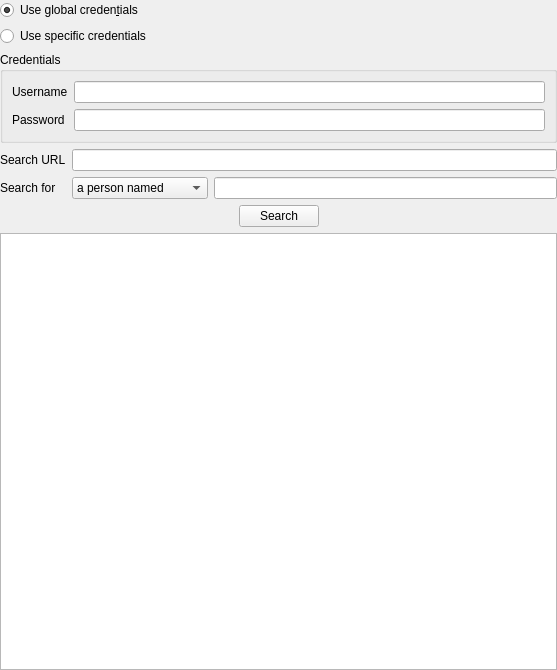
<?xml version="1.0" encoding="UTF-8"?>
<ui version="4.0">
 <class>SearchDialog</class>
 <widget class="QWidget" name="SearchDialog">
  <property name="geometry">
   <rect>
    <x>0</x>
    <y>0</y>
    <width>557</width>
    <height>670</height>
   </rect>
  </property>
  <property name="locale">
   <locale language="English" country="UnitedStates"/>
  </property>
  <layout class="QVBoxLayout" name="verticalLayout">
   <property name="leftMargin">
    <number>0</number>
   </property>
   <property name="topMargin">
    <number>0</number>
   </property>
   <property name="rightMargin">
    <number>0</number>
   </property>
   <property name="bottomMargin">
    <number>0</number>
   </property>
   <item>
    <widget class="QRadioButton" name="useDefaultCreds">
     <property name="text">
      <string>Use global creden&amp;tials</string>
     </property>
     <property name="checked">
      <bool>true</bool>
     </property>
    </widget>
   </item>
   <item>
    <widget class="QRadioButton" name="useSpecificCreds">
     <property name="text">
      <string>Use specific credentials</string>
     </property>
    </widget>
   </item>
   <item>
    <widget class="QGroupBox" name="credentialsGroup">
     <property name="title">
      <string>Credentials</string>
     </property>
     <layout class="QFormLayout" name="formLayout_2">
      <item row="0" column="0">
       <widget class="QLabel" name="label_4">
        <property name="toolTip">
         <string comment="The user's login on the remote server"/>
        </property>
        <property name="locale">
         <locale language="English" country="UnitedStates"/>
        </property>
        <property name="text">
         <string>Username</string>
        </property>
       </widget>
      </item>
      <item row="0" column="1">
       <widget class="QLineEdit" name="username"/>
      </item>
      <item row="1" column="0">
       <widget class="QLabel" name="label_5">
        <property name="toolTip">
         <string comment="The user's login on the remote server"/>
        </property>
        <property name="locale">
         <locale language="English" country="UnitedStates"/>
        </property>
        <property name="text">
         <string>Password</string>
        </property>
       </widget>
      </item>
      <item row="1" column="1">
       <widget class="QLineEdit" name="password">
        <property name="echoMode">
         <enum>QLineEdit::Password</enum>
        </property>
       </widget>
      </item>
     </layout>
    </widget>
   </item>
   <item>
    <layout class="QFormLayout" name="formLayout">
     <item row="0" column="0">
      <widget class="QLabel" name="label">
       <property name="text">
        <string>Search URL</string>
       </property>
      </widget>
     </item>
     <item row="0" column="1">
      <widget class="QLineEdit" name="searchUrl"/>
     </item>
     <item row="1" column="0">
      <widget class="QLabel" name="label_2">
       <property name="text">
        <string>Search for</string>
       </property>
      </widget>
     </item>
     <item row="1" column="1">
      <layout class="QHBoxLayout" name="horizontalLayout">
       <item>
        <widget class="QComboBox" name="searchType">
         <item>
          <property name="text">
           <string>a person named</string>
          </property>
         </item>
         <item>
          <property name="text">
           <string>a contact with email</string>
          </property>
         </item>
        </widget>
       </item>
       <item>
        <widget class="QLineEdit" name="searchParam"/>
       </item>
      </layout>
     </item>
    </layout>
   </item>
   <item>
    <layout class="QHBoxLayout" name="horizontalLayout_2">
     <item>
      <spacer name="horizontalSpacer">
       <property name="orientation">
        <enum>Qt::Horizontal</enum>
       </property>
       <property name="sizeHint" stdset="0">
        <size>
         <width>40</width>
         <height>20</height>
        </size>
       </property>
      </spacer>
     </item>
     <item>
      <widget class="QPushButton" name="searchButton">
       <property name="text">
        <string>Search</string>
       </property>
      </widget>
     </item>
     <item>
      <spacer name="horizontalSpacer_2">
       <property name="orientation">
        <enum>Qt::Horizontal</enum>
       </property>
       <property name="sizeHint" stdset="0">
        <size>
         <width>40</width>
         <height>20</height>
        </size>
       </property>
      </spacer>
     </item>
    </layout>
   </item>
   <item>
    <widget class="QListView" name="searchResults">
     <property name="editTriggers">
      <set>QAbstractItemView::NoEditTriggers</set>
     </property>
     <property name="selectionMode">
      <enum>QAbstractItemView::ExtendedSelection</enum>
     </property>
     <property name="iconSize">
      <size>
       <width>24</width>
       <height>24</height>
      </size>
     </property>
     <property name="spacing">
      <number>2</number>
     </property>
    </widget>
   </item>
  </layout>
 </widget>
 <resources/>
 <connections>
  <connection>
   <sender>searchParam</sender>
   <signal>returnPressed()</signal>
   <receiver>searchButton</receiver>
   <slot>animateClick()</slot>
   <hints>
    <hint type="sourcelabel">
     <x>358</x>
     <y>212</y>
    </hint>
    <hint type="destinationlabel">
     <x>107</x>
     <y>243</y>
    </hint>
   </hints>
  </connection>
  <connection>
   <sender>useSpecificCreds</sender>
   <signal>toggled(bool)</signal>
   <receiver>credentialsGroup</receiver>
   <slot>setVisible(bool)</slot>
   <hints>
    <hint type="sourcelabel">
     <x>82</x>
     <y>43</y>
    </hint>
    <hint type="destinationlabel">
     <x>100</x>
     <y>68</y>
    </hint>
   </hints>
  </connection>
 </connections>
</ui>
